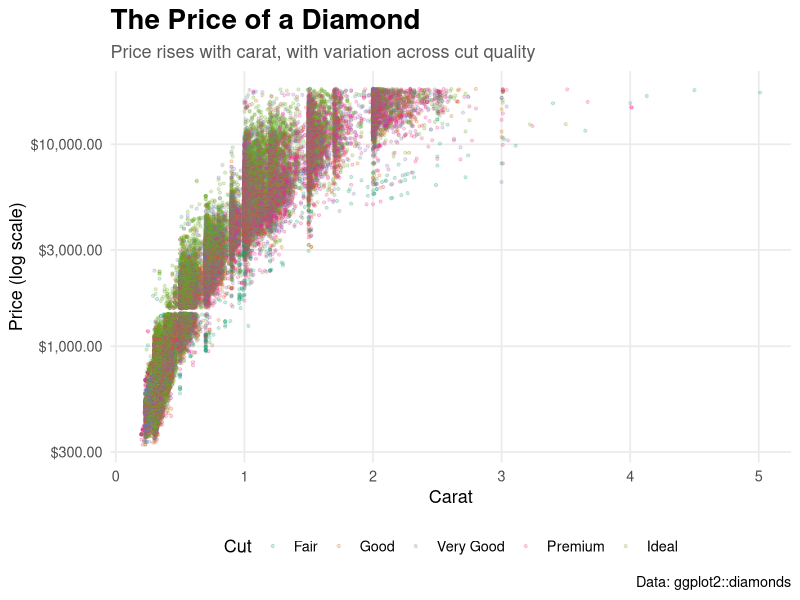

Write R code to recreate this figure.
library(tidyverse)

result <- sum(1:10)
print(result)

diamonds_plot <- ggplot(diamonds, aes(x = carat, y = price, color = cut)) +
  geom_point(alpha = 0.2, size = 0.8) +
  scale_y_log10(labels = scales::label_dollar()) +
  scale_color_brewer(palette = "Dark2") +
  labs(
    title = "The Price of a Diamond",
    subtitle = "Price rises with carat, with variation across cut quality",
    x = "Carat",
    y = "Price (log scale)",
    color = "Cut",
    caption = "Data: ggplot2::diamonds"
  ) +
  theme_minimal(base_size = 13) +
  theme(
    plot.title = element_text(face = "bold", size = 20),
    plot.subtitle = element_text(color = "grey35"),
    legend.position = "bottom",
    panel.grid.minor = element_blank()
  )

ggsave("diamonds-1.png", plot = diamonds_plot, width = 10, height = 7, dpi = 300)
